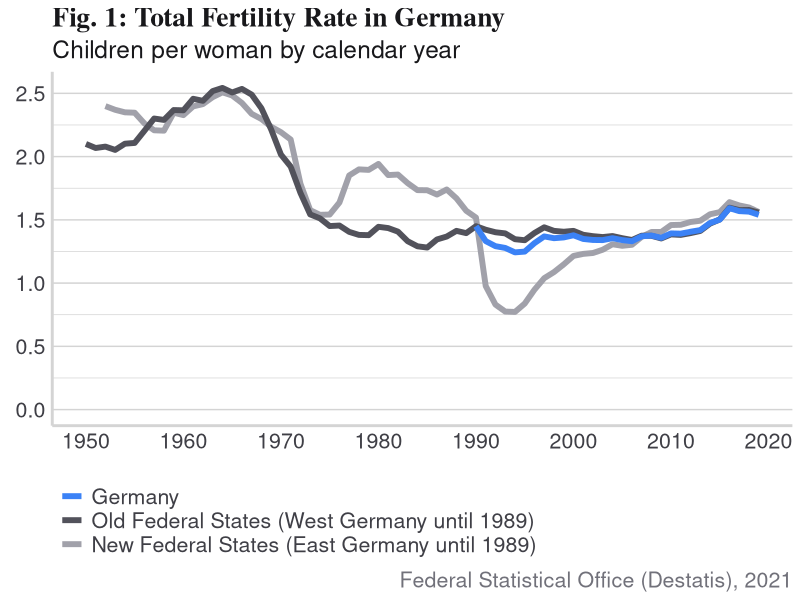
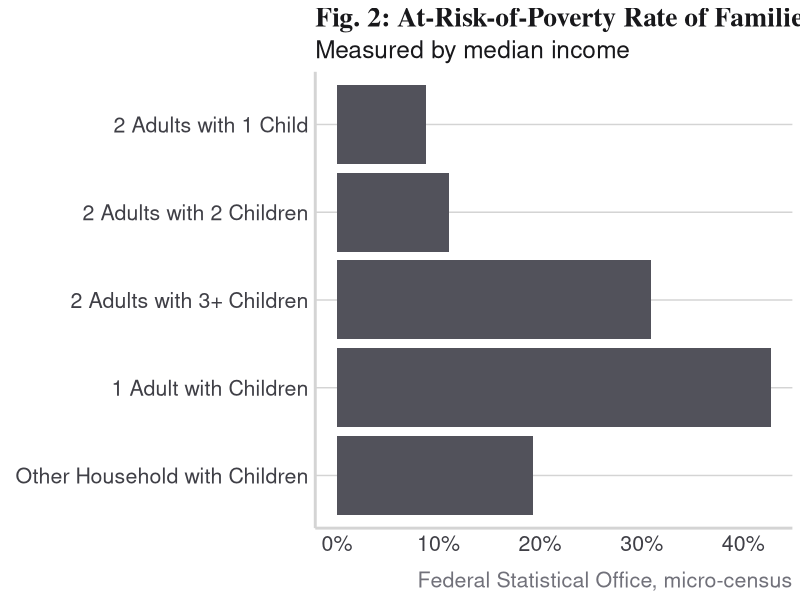
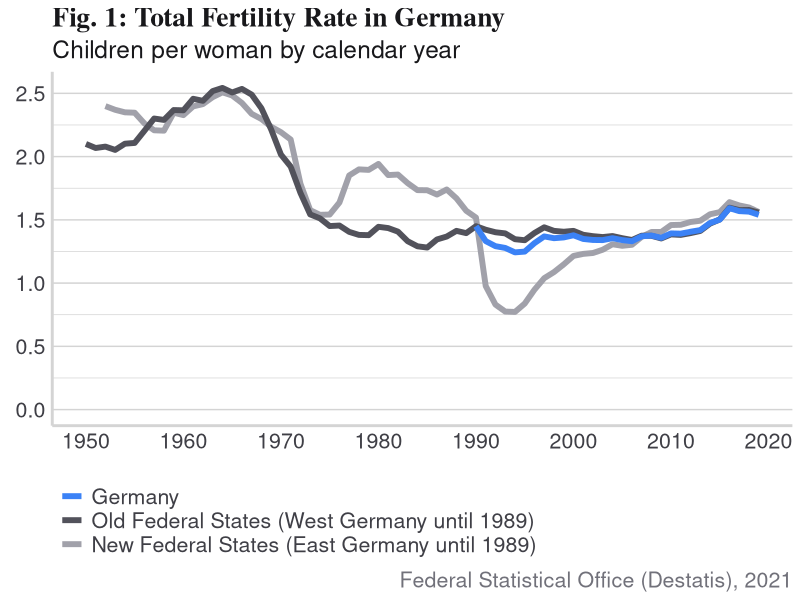
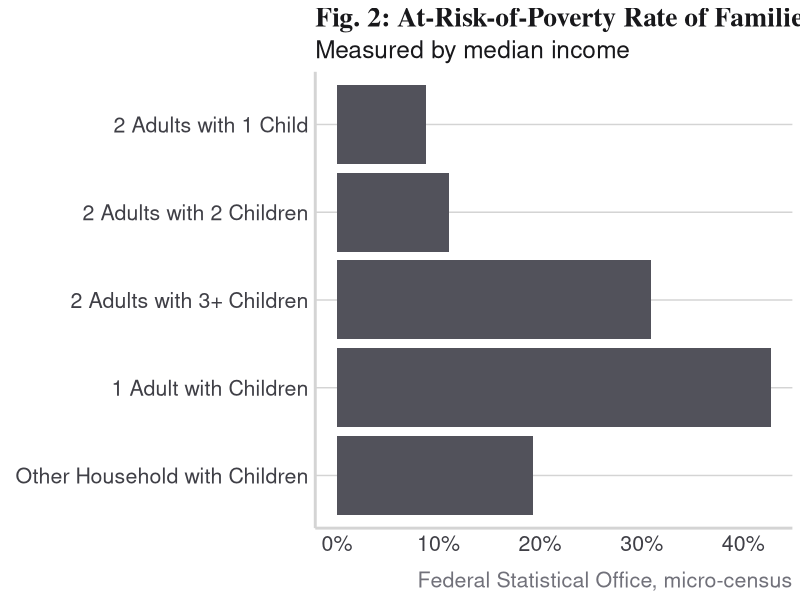

The R script that drew these images, in order: (Note: this script raises an error after producing the figures.)
## ---- chunk 1
knitr::opts_chunk$set(
  # centers figures in the document
  fig.align = 'center',
  # display source code in the document
  echo = TRUE,
  # preserve messages emitted
  message = FALSE,
  # preserve warnings emitted
  warning = FALSE
)
## ---- chunk 2
library(here)
library(maps)
library(readxl)
library(tidyverse)
## ---- chunk 3
colors_primary = list(
  very_light_blue = "#DBEAFE",
  light_blue = "#93C5FD",
  blue = "#3B82F6",
  dark_blue = "#1D4ED8",
  very_dark_blue = "#1E3A8A",
  very_light_gray = "#E4E4E7",
  light_gray = "#A1A1AA",
  dark_gray = "#52525B"
)

colors_secondary = list(
  title = "#18181B",
  text = "#3F3F46",
  line = "#D4D4D4",
  caption = "#71717A"
)
## ---- chunk 4
fertility_rate <-
  read_delim(
    file = here("data", "completed-cohort-fertility.csv"),
    delim = ";",
    escape_double = FALSE,
    col_names = c("Year",
                  "Germany",
                  "Old Federal States",
                  "New Federal States"),
    col_types = "innn",
    locale = locale(
      decimal_mark = ".",
      grouping_mark = ",",
      encoding = "UTF-8"
    ),
    trim_ws = TRUE,
    skip = 1
  )

tail(fertility_rate)
## ---- chunk 5
fertility_rate_long <- fertility_rate %>%
  gather(key = "Country/Region",
         value = "Total Fertility Rate", -"Year")

tail(fertility_rate_long)
## ---- chunk 6
# change factor order
fertility_rate_long$`Country/Region` <-
  factor(
    fertility_rate_long$`Country/Region`,
    c("New Federal States",
      "Old Federal States",
      "Germany")
  )

# rename factors
fertility_rate_long$`Country/Region` <- recode(
  fertility_rate_long$`Country/Region`,
  `New Federal States` = "New Federal States (East Germany until 1989)",
  `Old Federal States`  = "Old Federal States (West Germany until 1989)",
  `Germany` = "Germany"
)

levels(fertility_rate_long$`Country/Region`)
## ---- chunk 7
ggplot(
  data = fertility_rate_long,
  mapping = aes(x = Year,
                y = `Total Fertility Rate`,
                color = `Country/Region`)
) +
  geom_line(size = 2) +
  # starting y-axis from y=0
  expand_limits(y = 0) +
  # setting custom color scale
  scale_color_manual(
    values = c(
      colors_primary$light_gray,
      colors_primary$dark_gray,
      colors_primary$blue
    )
  ) +
  # setting x-axis scale from 1950 to 2020 in 10-year intervals
  scale_x_continuous(breaks = seq(from = 1950, to = 2020, by = 10)) +
  # setting y-axis scale
  scale_y_continuous(breaks = seq(from = 0, to = 2.5, by = 0.5)) +
  labs(
    title = "Fig. 1: Total Fertility Rate in Germany",
    subtitle = "Children per woman by calendar year",
    x = element_blank(),
    y = element_blank(),
    caption = "Federal Statistical Office (Destatis), 2021"
  ) +
  # reverse order of legend
  guides(color = guide_legend(reverse = TRUE)) +
  # Theme And Styles
  theme_minimal() +
  theme(
    axis.line = element_line(
      color = colors_secondary$line,
      size = 1,
      linetype = "solid"
    ),
    axis.text = element_text(color = colors_secondary$text,
                             size = rel(1.4)),
    legend.direction = "vertical",
    legend.justification = "left",
    legend.position = "bottom",
    legend.text = element_text(color = colors_secondary$text,
                               size = rel(1.4)),
    legend.title = element_blank(),
    panel.grid = element_line(color = colors_secondary$line),
    panel.grid.major.x = element_blank(),
    panel.grid.minor.x = element_blank(),
    plot.caption = element_text(color = colors_secondary$caption,
                                size = rel(1.4)),
    plot.subtitle = element_text(color = colors_secondary$title,
                                 size = rel(1.6)),
    plot.title = element_text(
      color = colors_secondary$title,
      size = rel(1.8),
      face = "bold",
      family = "serif"
    )
  )
## ---- chunk 8
ggsave(
  "figures/plot_1_fertility_rate.png",
  width = 24,
  height = 18,
  units = "cm",
  dpi = "retina",
  bg = "white"
)
## ---- chunk 9
poverty_risk_rate <-
  read_excel(
    "data/Armutsgefaehrdungsquote-nach-Haushaltstyp.xlsx",
    # translate column names from German to English
    col_names = c(
      "Year",
      "1-Person Household",
      "2 Adults without Children",
      "Other Household without Children",
      "1 Adult with Children",
      "2 Adults with 1 Child",
      "2 Adults with 2 Children",
      "2 Adults with 3+ Children",
      "Other Household with Children"
    ),
    col_types = rep("numeric", times = 9),
    skip = 3,
    n_max = 15
  )
## ---- chunk 10
poverty_risk_rate <- poverty_risk_rate %>%
  filter(Year == 2019) %>%
  select(
    `Year`,
    `1 Adult with Children`,
    `2 Adults with 1 Child`,
    `2 Adults with 2 Children`,
    `2 Adults with 3+ Children`,
    `Other Household with Children`
  )

str(poverty_risk_rate)
## ---- chunk 11
poverty_risk_rate_long <- poverty_risk_rate %>%
  gather(key = "Household Type",
         value = "Poverty Risk Rate", -"Year")

poverty_risk_rate_long
## ---- chunk 12
poverty_risk_rate_long$`Household Type` <-
  factor(
    poverty_risk_rate_long$`Household Type`,
    c(
      "Other Household with Children",
      "1 Adult with Children",
      "2 Adults with 3+ Children",
      "2 Adults with 2 Children",
      "2 Adults with 1 Child"
    )
  )

levels(poverty_risk_rate_long$`Household Type`)
## ---- chunk 13
ggplot(data = poverty_risk_rate_long,
       mapping = aes(x = `Poverty Risk Rate`,
                     y = `Household Type`)) +
  geom_col(fill = colors_primary$dark_gray) +
  # format x-axis scale as percentage
  scale_x_continuous(
    labels = function(x)
      paste0(x, "%")
  ) +
  labs(
    title = "Fig. 2: At-Risk-of-Poverty Rate of Families",
    subtitle = "Measured by median income",
    x = element_blank(),
    y = element_blank(),
    caption = "Federal Statistical Office, micro-census"
  ) +
  theme_minimal() +
  theme(
    axis.line = element_line(
      color = colors_secondary$line,
      size = 1,
      linetype = "solid"
    ),
    axis.text = element_text(color = colors_secondary$text,
                             size = rel(1.4)),
    panel.grid = element_line(color = colors_secondary$line),
    panel.grid.major.x = element_blank(),
    panel.grid.minor.x = element_blank(),
    plot.caption = element_text(color = colors_secondary$caption,
                                size = rel(1.4)),
    plot.subtitle = element_text(color = colors_secondary$title,
                                 size = rel(1.6)),
    plot.title = element_text(
      color = colors_secondary$title,
      size = rel(1.8),
      face = "bold",
      family = "serif"
    ),
  )
## ---- chunk 14
ggsave(
  "figures/plot_2_poverty_risk_rate.png",
  width = 24,
  height = 18,
  units = "cm",
  dpi = "retina",
  bg = "white"
)
## ---- chunk 15
fertility_rate_eu <- read_csv(
  file = "data/estat_tps00199.csv",
  col_names = c("Country Code", seq(
    from = 2008, to = 2019, by = 1
  )),
  col_types = "cnnnnnnnnnnnn",
  na = ":",
  trim_ws = TRUE,
  skip = 1
)

head(fertility_rate_eu)
## ---- chunk 16
fertility_rate_eu <- fertility_rate_eu %>%
  mutate(`Country Code` = sub("A;TOTFERRT;", "", `Country Code`))

head(fertility_rate_eu)
## ---- chunk 17
eu_countries <- list(
  "BE" = "Belgium",
  "BG" = "Bulgaria",
  "CZ" = "Czechia",
  "DK" = "Denmark",
  "DE" = "Germany",
  "EE" = "Estonia",
  "IE" = "Ireland",
  "EL" = "Greece",
  "ES" = "Spain",
  "FR" = "France",
  "HR" = "Croatia",
  "IT" = "Italy",
  "CY" = "Cyprus",
  "LV" = "Latvia",
  "LT" = "Lithuania",
  "LU" = "Luxembourg",
  "HU" = "Hungary",
  "MT" = "Malta",
  "NL" = "Netherlands",
  "AT" = "Austria",
  "PL" = "Poland",
  "PT" = "Portugal",
  "RO" = "Romania",
  "SI" = "Slovenia",
  "SK" = "Slovakia",
  "FI" = "Finland",
  "SE" = "Sweden",
  "UK" = "United Kingdom"
)

efta_countries <- list(
  "IS" = "Iceland",
  "LI" = "Liechtenstein",
  "NO" = "Norway",
  "CH" = "Switzerland"
)
## ---- chunk 18
fertility_rate_eu <- fertility_rate_eu %>%
  select(`Country Code`, `2019`) %>%
  rename(`Fertility Rate` = `2019`) %>%
  filter(`Country Code` %in% c(names(eu_countries), names(efta_countries))) %>%
  mutate(region = as.character(append(eu_countries, efta_countries)[`Country Code`]))

head(fertility_rate_eu)
## ---- chunk 19
eu_map <- map_data("world")

eu_fertility_map <- left_join(eu_map, fertility_rate_eu, by = "region")

tail(eu_fertility_map)
## ---- chunk 20
ggplot(data = eu_fertility_map, mapping = aes(x = long, y = lat)) +
  geom_polygon(
    mapping = aes(group = group, fill = `Fertility Rate`),
    size = 0.25,
    color = colors_primary$very_light_gray
  ) +
  
  xlim(-25, 35) +
  ylim(34, 71.5) +
  coord_map() +
  theme_void() +
  scale_fill_stepsn(
    colors = c(
      colors_primary$very_light_blue,
      colors_primary$light_blue,
      colors_primary$blue,
      colors_primary$dark_blue,
      colors_primary$very_dark_blue
    ),
    na.value = colors_primary$very_light_gray
  ) +
  labs(
    title = "Fig. 3: Total Fertility Rates in Europe",
    subtitle = "EU and EFTA countries in 2019",
    x = element_blank(),
    y = element_blank(),
    caption = "Source: eurostat"
  ) +
  theme(
    legend.text = element_text(color = colors_secondary$text, size = rel(1.4)),
    legend.title = element_blank(),
    plot.caption = element_text(color = colors_secondary$caption,
                                size = rel(1.4)),
    plot.subtitle = element_text(color = colors_secondary$title,
                                 size = rel(1.6),),
    plot.title = element_text(
      color = colors_secondary$title,
      size = rel(1.8),
      face = "bold",
      family = "serif"
    )
  )
## ---- chunk 21
ggsave(
  "figures/plot_3_fertility_rate_eu.png",
  height = 18,
  units = "cm",
  dpi = "retina",
  bg = "white"
)
